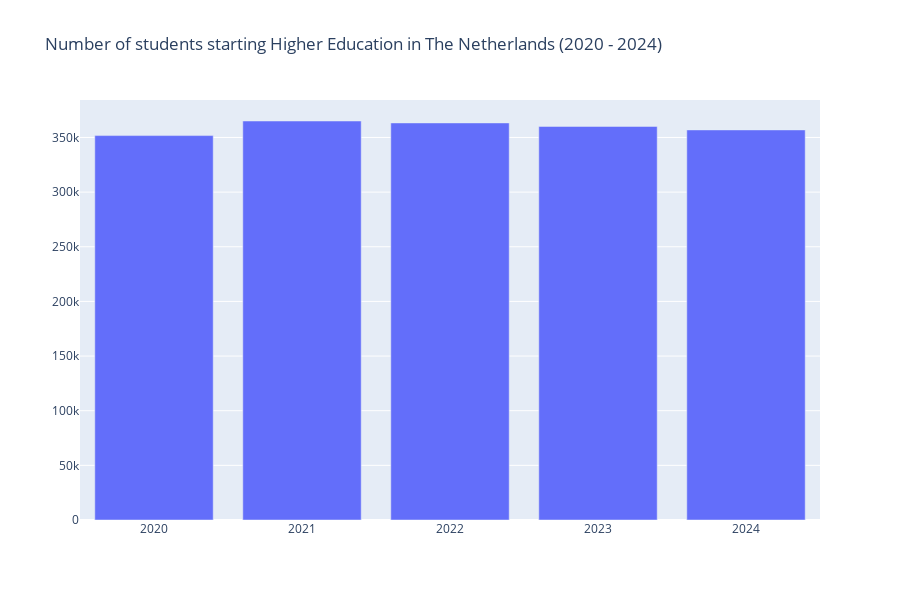

The notebook cell this image was saved under:
### Markdown cell above
## Perspective 1: The Benefits of Enrollment Growth.
This perspective focuses on the positive impact of the growth in student enrollment in Dutch higher education. You can highlight benefits such as improved access to higher education, increased diversity, and a more educated workforce.

### Key Argument:
The growth in the number of students enrolling in Dutch higher education institutions indicates improved accessibility and reflects rising societal demand for higher qualifications. This growth not only expands opportunities for education but also leads to a more educated labor force, increased cultural diversity, and broader global knowledge exchange.

### Sub-arguments:
#### Improved Access to Higher Education:
The substantial increase in student enrollments is likely a result of policies making higher education more accessible to a larger number of students. Programs like scholarships, financial aid, and outreach initiatives have played a significant role in attracting students from various backgrounds.

### Code cell
plt1 = go.Figure([go.Bar(
    x=jaren,
    y=[(registraties_wo[i].sum()) for i in jaren],
    
)])

plt1.update_layout(title="Number of students starting Higher Education in The Netherlands (2020 - 2024)", height = 600)
plt1.show()

### Figure 1 — Plotly figure (JSON) as saved in the notebook; plotly's stock layout.template omitted (floating-point values rounded to 4 significant figures)
{"data": [{"type": "bar", "x": ["2020", "2021", "2022", "2023", "2024"], "y": [351734, 365072, 363310, 360101, 356920]}], "layout": {"height": 600, "title": {"text": "Number of students starting Higher Education in The Netherlands (2020 - 2024)"}}}
